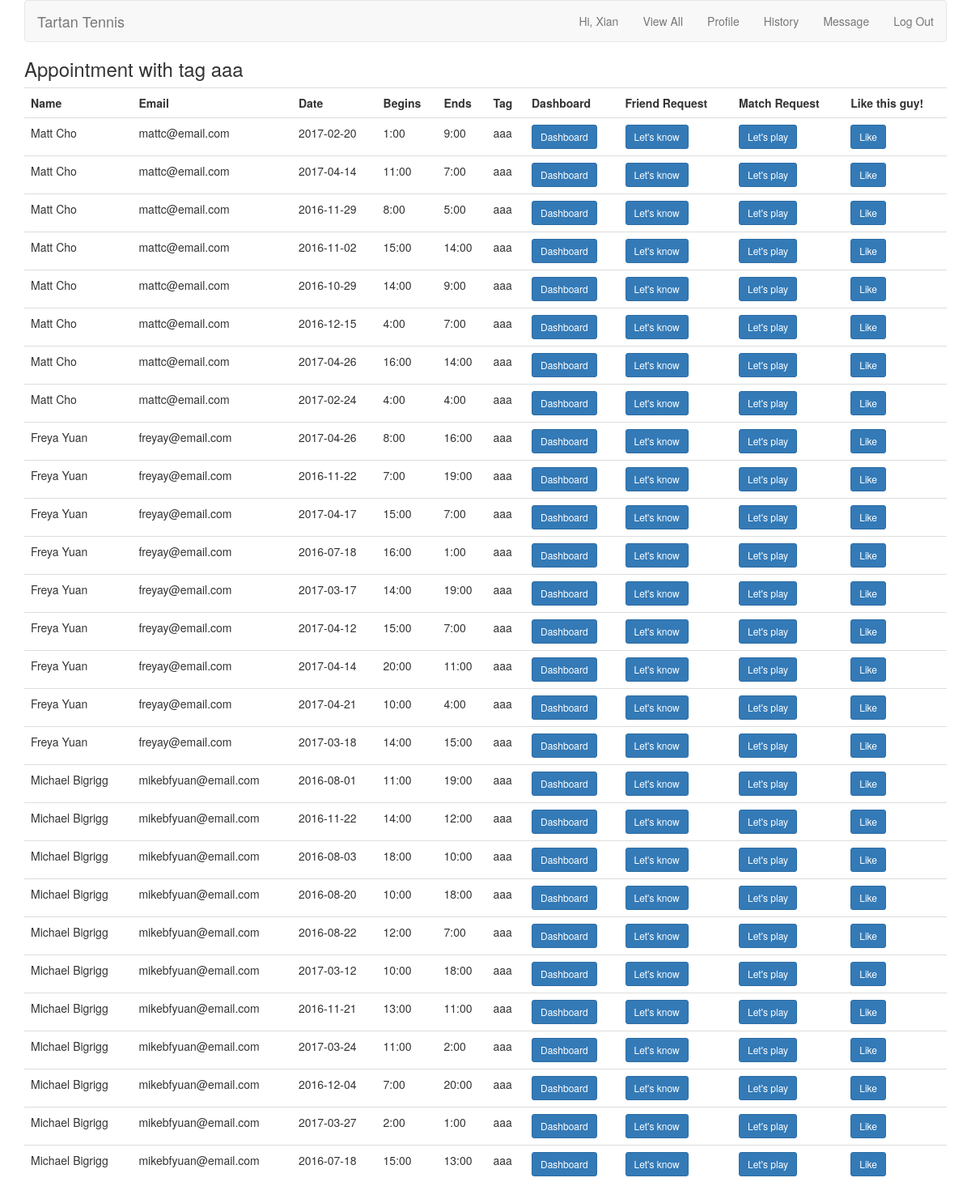
/tag_time.php?tag=aaa (signed in), run on the app's committed database.
### tables this page shows
CREATE TABLE `times` (
  `time_id` int(11) NOT NULL PRIMARY KEY AUTO_INCREMENT,
  `begins_date` varchar(20) NOT NULL,
  `begins_time` varchar(20) NOT NULL,
  `ends_time` varchar(20) NOT NULL,
  `tag` tinytext NOT NULL,
  `user_id` int(11) NOT NULL,
  `created_at` timestamp NOT NULL DEFAULT CURRENT_TIMESTAMP,
  FULLTEXT (begins_date, begins_time, ends_time, tag)
);

CREATE TABLE `users` (
  `user_id` int(10) UNSIGNED NOT NULL PRIMARY KEY AUTO_INCREMENT,
  `first_name` varchar(20) NOT NULL,
  `last_name` varchar(20) NOT NULL,
  `username` varchar(20) NOT NULL,
  `email` varchar(50) NOT NULL,
  `pass` char(40) NOT NULL,
  `created_at` timestamp NOT NULL DEFAULT CURRENT_TIMESTAMP,
  `updated_at` timestamp NOT NULL DEFAULT CURRENT_TIMESTAMP ON UPDATE CURRENT_TIMESTAMP
);

### tag_time.php (the view, shortened to what this page needs)
<?php
include ('includes/header.php');
require('mysqli_connect.php');
$tag = $_GET['tag'];
echo '<h3>Appointment with tag ' . $tag . '</h3>';
if(isset($_COOKIE['user_id']))
{
    $qt =" SELECT user_id, first_name, last_name, email, begins_date, begins_time, ends_time, tag
                    FROM users INNER JOIN times
                    USING (user_id)
                    WHERE user_id <> '$user_id'
                    AND tag = '$tag';
                    ";
    $result = @mysqli_query($dbc, $qt);
    echo '<table class="table">
    <tr>
    <th>Name</th>
    <th>Email</th>
    <th>Date</th>
    <th>Begins</th>
    <th>Ends</th>
    <th>Tag</th>
    <th>Dashboard</th>
     <th>Friend Request</th>
    <th>Match Request</th>
    <th>Like this guy!</th>
    </tr>';
while ($row = mysqli_fetch_array($result)) {
    echo
    '<tr>
    <td>' . $row['first_name'] . ' ' . $row['last_name'] . '</td>
    <td>' . $row['email'] . '</td>
    <td>' . $row['begins_date'] . '</td>
    <td>' . $row['begins_time'] . '</td>
    <td>' . $row['ends_time'] . '</td>
    <td>' . $row['tag'] . '</td>
    <td><a class="btn btn-primary btn-sm"
    a href="dashboard.php?profile_id='
     . $row['user_id'] . '& user='. $_COOKIE['user_id'] . '">Dashboard</a></td>
    <td><a class="btn btn-primary btn-sm" href="friend_request.php?receiver_id='
     . $row['user_id'] . '">Let\'s know</a></td>
    <td><a class="btn btn-primary btn-sm" href="appoinment_request.php?receiver_id='
    . $row['user_id'] . '& begins_date='. $row['begins_date'] . '& begins_time=' . $row['begins_time'] . '& ends_time=' . $row['ends_time'] . '">Let\'s play</a></td>
    <td><a class="btn btn-primary btn-sm" href="like.php?likee_id='
     . $row['user_id'] . '">Like</a></td>
    </tr>';
    }
    echo '</table>';
}
else
{
        echo 'You must be logged to access this page.';
}
?>

### data on the page
times: user.first_name "Matt", user.last_name "Cho", user.email "mattc@email.com", begins_date "2017-02-20", begins_time "1:00", ends_time "9:00", tag "aaa"
times: user.first_name "Matt", user.last_name "Cho", user.email "mattc@email.com", begins_date "2017-04-14", begins_time "11:00", ends_time "7:00", tag "aaa"
times: user.first_name "Matt", user.last_name "Cho", user.email "mattc@email.com", begins_date "2016-11-29", begins_time "8:00", ends_time "5:00", tag "aaa"
times: user.first_name "Matt", user.last_name "Cho", user.email "mattc@email.com", begins_date "2016-11-02", begins_time "15:00", ends_time "14:00", tag "aaa"
times: user.first_name "Matt", user.last_name "Cho", user.email "mattc@email.com", begins_date "2016-10-29", begins_time "14:00", ends_time "9:00", tag "aaa"
times: user.first_name "Matt", user.last_name "Cho", user.email "mattc@email.com", begins_date "2016-12-15", begins_time "4:00", ends_time "7:00", tag "aaa"
times: user.first_name "Matt", user.last_name "Cho", user.email "mattc@email.com", begins_date "2017-04-26", begins_time "16:00", ends_time "14:00", tag "aaa"
times: user.first_name "Matt", user.last_name "Cho", user.email "mattc@email.com", begins_date "2017-02-24", begins_time "4:00", ends_time "4:00", tag "aaa"
times: user.first_name "Freya", user.last_name "Yuan", user.email "freyay@email.com", begins_date "2017-04-26", begins_time "8:00", ends_time "16:00", tag "aaa"
times: user.first_name "Freya", user.last_name "Yuan", user.email "freyay@email.com", begins_date "2016-11-22", begins_time "7:00", ends_time "19:00", tag "aaa"
times: user.first_name "Freya", user.last_name "Yuan", user.email "freyay@email.com", begins_date "2017-04-17", begins_time "15:00", ends_time "7:00", tag "aaa"
times: user.first_name "Freya", user.last_name "Yuan", user.email "freyay@email.com", begins_date "2016-07-18", begins_time "16:00", ends_time "1:00", tag "aaa"
times: user.first_name "Freya", user.last_name "Yuan", user.email "freyay@email.com", begins_date "2017-03-17", begins_time "14:00", ends_time "19:00", tag "aaa"
times: user.first_name "Freya", user.last_name "Yuan", user.email "freyay@email.com", begins_date "2017-04-12", begins_time "15:00", ends_time "7:00", tag "aaa"
times: user.first_name "Freya", user.last_name "Yuan", user.email "freyay@email.com", begins_date "2017-04-14", begins_time "20:00", ends_time "11:00", tag "aaa"
times: user.first_name "Freya", user.last_name "Yuan", user.email "freyay@email.com", begins_date "2017-04-21", begins_time "10:00", ends_time "4:00", tag "aaa"
times: user.first_name "Freya", user.last_name "Yuan", user.email "freyay@email.com", begins_date "2017-03-18", begins_time "14:00", ends_time "15:00", tag "aaa"
times: user.first_name "Michael", user.last_name "Bigrigg", user.email "mikebfyuan@email.com", begins_date "2016-08-01", begins_time "11:00", ends_time "19:00", tag "aaa"
times: user.first_name "Michael", user.last_name "Bigrigg", user.email "mikebfyuan@email.com", begins_date "2016-11-22", begins_time "14:00", ends_time "12:00", tag "aaa"
times: user.first_name "Michael", user.last_name "Bigrigg", user.email "mikebfyuan@email.com", begins_date "2016-08-03", begins_time "18:00", ends_time "10:00", tag "aaa"
times: user.first_name "Michael", user.last_name "Bigrigg", user.email "mikebfyuan@email.com", begins_date "2016-08-20", begins_time "10:00", ends_time "18:00", tag "aaa"
times: user.first_name "Michael", user.last_name "Bigrigg", user.email "mikebfyuan@email.com", begins_date "2016-08-22", begins_time "12:00", ends_time "7:00", tag "aaa"
times: user.first_name "Michael", user.last_name "Bigrigg", user.email "mikebfyuan@email.com", begins_date "2017-03-12", begins_time "10:00", ends_time "18:00", tag "aaa"
times: user.first_name "Michael", user.last_name "Bigrigg", user.email "mikebfyuan@email.com", begins_date "2016-11-21", begins_time "13:00", ends_time "11:00", tag "aaa"
times: user.first_name "Michael", user.last_name "Bigrigg", user.email "mikebfyuan@email.com", begins_date "2017-03-24", begins_time "11:00", ends_time "2:00", tag "aaa"
times: user.first_name "Michael", user.last_name "Bigrigg", user.email "mikebfyuan@email.com", begins_date "2016-12-04", begins_time "7:00", ends_time "20:00", tag "aaa"
times: user.first_name "Michael", user.last_name "Bigrigg", user.email "mikebfyuan@email.com", begins_date "2017-03-27", begins_time "2:00", ends_time "1:00", tag "aaa"
times: user.first_name "Michael", user.last_name "Bigrigg", user.email "mikebfyuan@email.com", begins_date "2016-07-18", begins_time "15:00", ends_time "13:00", tag "aaa"

### other printed values
$fn "Xian"
$tag "aaa"
